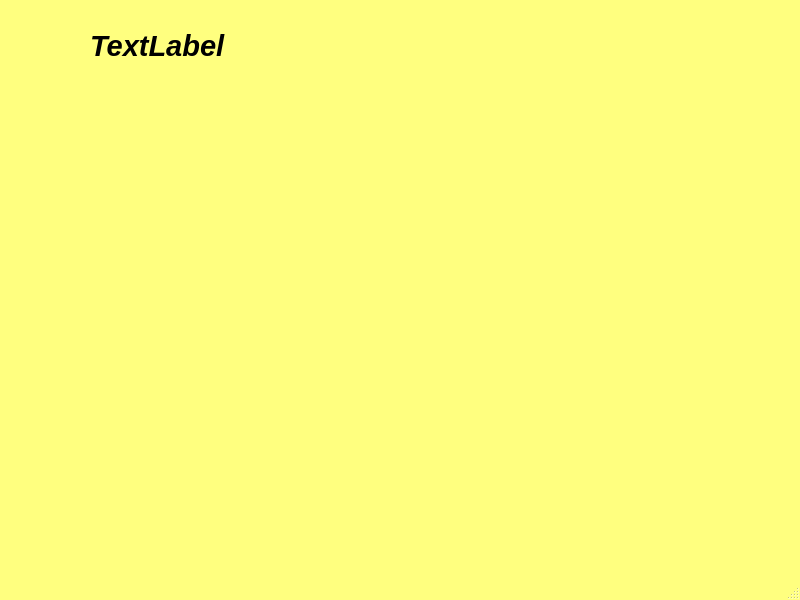
<?xml version="1.0" encoding="UTF-8"?>
<ui version="4.0">
 <class>MainWindow_menu</class>
 <widget class="QMainWindow" name="MainWindow_menu">
  <property name="windowModality">
   <enum>Qt::NonModal</enum>
  </property>
  <property name="geometry">
   <rect>
    <x>0</x>
    <y>0</y>
    <width>800</width>
    <height>600</height>
   </rect>
  </property>
  <property name="windowTitle">
   <string>MainWindow</string>
  </property>
  <property name="styleSheet">
   <string notr="true">QMainWindow{
	background-color: rgb(255, 255, 127);
	background-color: qconicalgradient(cx:0.5, cy:0.5, angle:0, stop:0 rgba(35, 40, 3, 255), stop:0.16 rgba(136, 106, 22, 255), stop:0.225 rgba(166, 140, 41, 255), stop:0.285 rgba(204, 181, 74, 255), stop:0.345 rgba(235, 219, 102, 255), stop:0.415 rgba(245, 236, 112, 255), stop:0.52 rgba(209, 190, 76, 255), stop:0.57 rgba(187, 156, 51, 255), stop:0.635 rgba(168, 142, 42, 255), stop:0.695 rgba(202, 174, 68, 255), stop:0.75 rgba(218, 202, 86, 255), stop:0.815 rgba(208, 187, 73, 255), stop:0.88 rgba(187, 156, 51, 255), stop:0.935 rgba(137, 108, 26, 255), stop:1 rgba(35, 40, 3, 255));
}</string>
  </property>
  <widget class="QWidget" name="centralwidget">
   <widget class="QLabel" name="label">
    <property name="geometry">
     <rect>
      <x>90</x>
      <y>25</y>
      <width>191</width>
      <height>41</height>
     </rect>
    </property>
    <property name="font">
     <font>
      <pointsize>22</pointsize>
      <weight>75</weight>
      <italic>true</italic>
      <bold>true</bold>
     </font>
    </property>
    <property name="text">
     <string>TextLabel</string>
    </property>
   </widget>
  </widget>
  <widget class="QMenuBar" name="menubar">
   <property name="geometry">
    <rect>
     <x>0</x>
     <y>0</y>
     <width>800</width>
     <height>23</height>
    </rect>
   </property>
  </widget>
  <widget class="QStatusBar" name="statusbar"/>
 </widget>
 <resources/>
 <connections/>
</ui>
